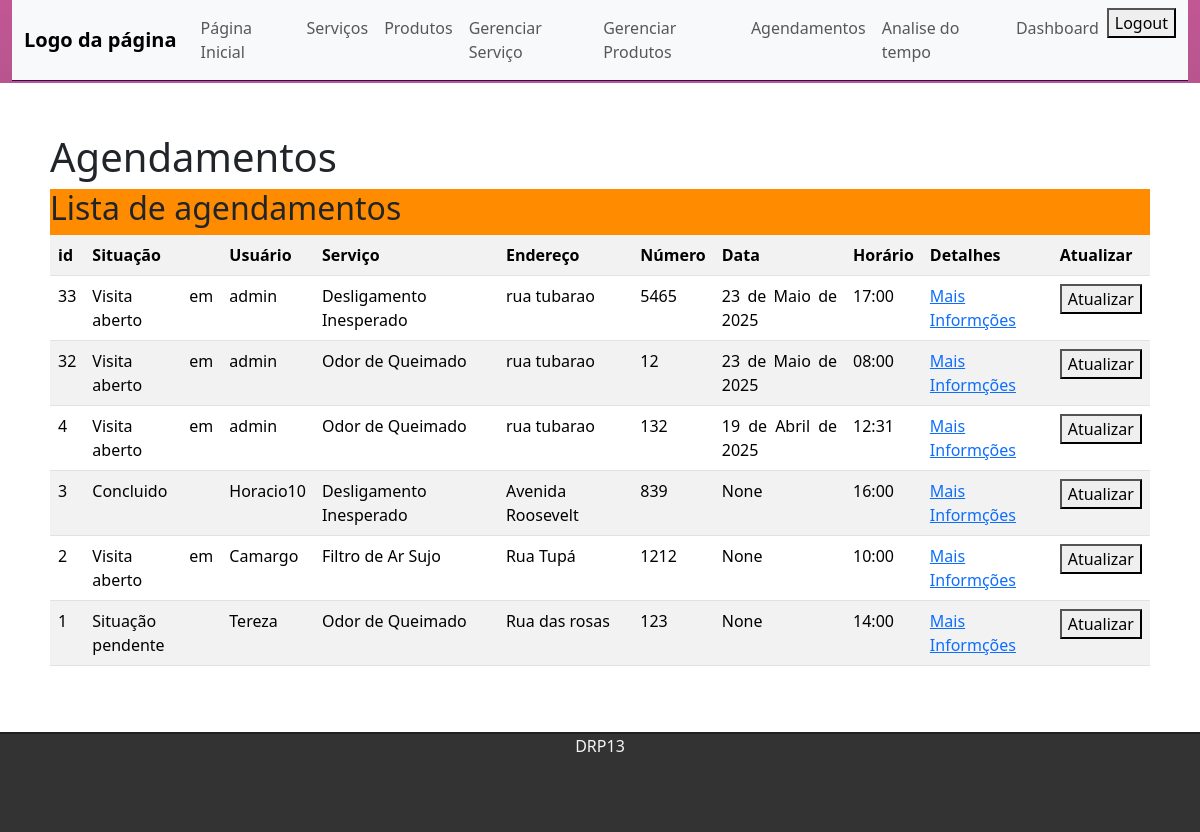
Page /appoitmentsList (signed in) on the committed database.
### appoitments/models.py (models this page shows)
class Appoitment(models.Model):
    id = models.BigAutoField(primary_key=True)
    user = models.CharField()
    name = models.CharField()
    service = models.ForeignKey(Service, on_delete=models.SET_NULL, null=True)
    address = models.CharField(max_length=50)
    address_number = models.IntegerField()
    date = models.DateField()
    hour = models.TimeField()
    description = models.TextField()
    status = models.CharField(max_length=20, choices=status, default='Visita em aberto')

### services/models.py (models this page shows)
class Service(models.Model):
    id = models.BigAutoField(primary_key=True)
    service = models.CharField(max_length=50)
    category = models.CharField(choices=categoryService)
    value = models.CharField(max_length=100)
    description = models.CharField(max_length=100)
    def __str__(self):
        return self.service

### appoitments/views.py (the view)
# urls.py: path('appoitmentsList', views.appoitmentsList, name='appoitmentsList'),
@user_passes_test(lambda u: u.is_superuser)
def appoitmentsList(request):
    appoitments = Appoitment.objects.all().order_by('-id')
    return render(request, 'appoitments/appoitmentsList.html', {'appoitments': appoitments})

### templates/appoitments/appoitmentsList.html (shortened to what this page needs)
{% extends 'tasks/index.html' %}
{% block content %}
<div class="text-box">
    <h1> Agendamentos </h1>
    <div class="table-responive table-edit" >
        <h2>Lista de agendamentos</h2>
        <table class="table table-striped">
            <tr>
                <th>id</th>
                <th>Situação</th>
                <th>Usuário</th>
                <th>Serviço</th>
                <th>Endereço</th>
                <th>Número</th>
                <th>Data</th>
                <th> Horário</th>
                <th>Detalhes</th>
                <th>Atualizar</th>
            </tr>
            {% for task in appoitments %}
            <tr>
                <td>{{task.id}}</td>
                <td>{{task.status}}</td>
                <td>{{task.user}}</td>
                <td>{{task.service}}</td>
                <td>{{task.address}}</td>
                <td>{{task.address_number}}</td>
                <td>{{task.date}}</td>
                <td>{{task.hour}}</td>
                <td><a href="{% url 'info' task.id %}">Mais Informções</a></td>
                <td><a href="{% url 'updateAppoitment' task.id %}"><button>Atualizar</button></a></td>
            </tr>
            {%endfor %}
        </table>
    </div>
</div>
{% endblock %}

### static/css/style.css (style rules this page uses)
.text-box { background: #ffffff; text-align: justify; padding: 50px; }
.table-edit { background-color: darkorange; }
body { background: linear-gradient( rgba(167, 15, 103, 0.7), rgba(29, 0, 19, 0.7)); background-repeat: no-repeat; }

### rows in the picture
Appoitment: id "33", status "Visita em aberto", user "admin", service "Desligamento Inesperado", address "rua tubarao", address_number "5465", date "23 de Maio de 2025", hour "17:00"
Appoitment: id "32", status "Visita em aberto", user "admin", service "Odor de Queimado", address "rua tubarao", address_number "12", date "23 de Maio de 2025", hour "08:00"
Appoitment: id "4", status "Visita em aberto", user "admin", service "Odor de Queimado", address "rua tubarao", address_number "132", date "19 de Abril de 2025", hour "12:31"
Appoitment: id "3", status "Concluido", user "Horacio10", service "Desligamento Inesperado", address "Avenida Roosevelt", address_number "839", date "None", hour "16:00"
Appoitment: id "2", status "Visita em aberto", user "Camargo", service "Filtro de Ar Sujo", address "Rua Tupá", address_number "1212", date "None", hour "10:00"
Appoitment: id "1", status "Situação pendente", user "Tereza", service "Odor de Queimado", address "Rua das rosas", address_number "123", date "None", hour "14:00"
